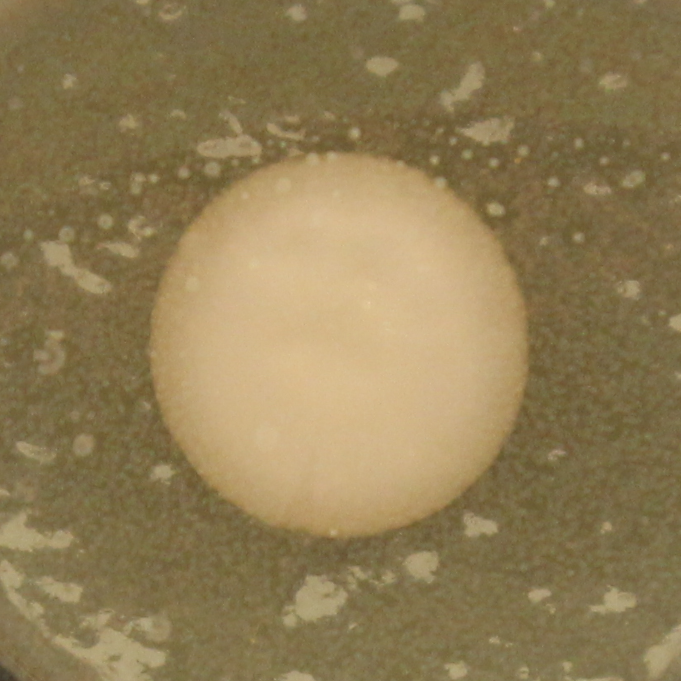
%> input picture 01_OriginalTraining/Exp11D12p24c2.tif, 681 x 681 px
$ octave --eval "result = CleanSecondSeg(rgb2gray(imread('../01_OriginalTraining/Exp11D12p24c2.tif')));"   (GNU Octave 9; MATLAB toolbox functions it lacks are replaced by stand-ins)
%> lines starting %> are read from the running program, lines starting %| are printed output that depends on the picture
function imEnd=CleanSecondSeg(im)
% this is the extracting the colony that will be used from the second
% segmentation

   % 1 is colony center
   % 2 is void
   % 3 is filament
   % 4 is star

   if sum(im,'all')==0
        imEnd=[];
        return;
   end

   % fill the center of the colony
   colcenter=im;
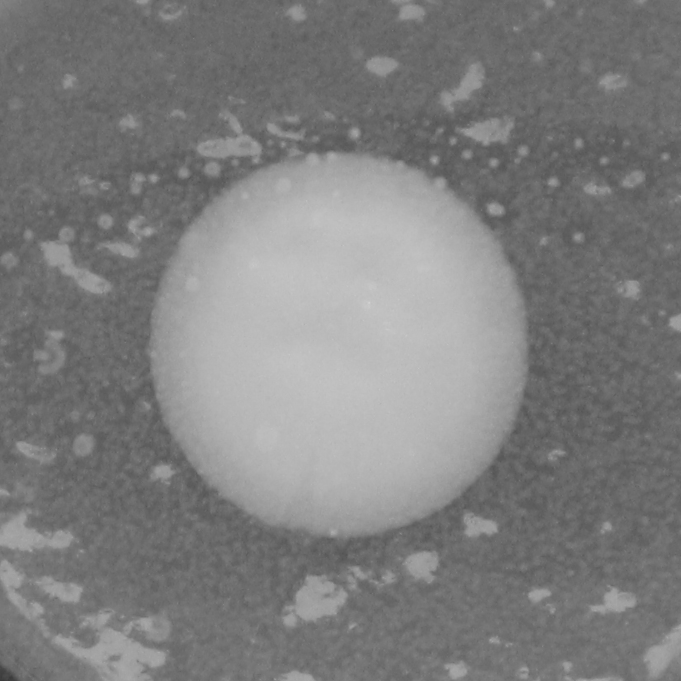
%> colcenter: size 681x681 uint8; min 58, max 210, mean 126.5
   colcenter(im~=1)=0; %only keeping the colony
%> colcenter: size 681x681 uint8; every value is 0
   colcenter2=getcenter(colcenter); % function to get center
   if isempty(colcenter2)
       imEnd=[];
       return;
   end
   im(im==1)=3; %replacing all colony by filament
   im(colcenter2==1)=1; %and put the colony back

   % in case the whole image is the colony
   if sum(im==1)>0.9*size(im,1)*size(im,2)
       im=im*0+2; %all is void
   end

   imEnd=im;
end

function imEnd=getcenter(im)
colcenter2 = imfill(im,'holes');
   colcenter21=imbinarize(colcenter2);
   colcenter22=imopen(colcenter21,strel('square',2));

   % only keep the center
   % get centroids
   labeledImage = bwlabel(colcenter22);
%> labeledImage: size 681x681 double; every value is 0

   % first, threshold
   T=regionprops(colcenter22,'Centroid','PixelIdxList','Area');
%> T = 0 regions
   %T=T([T.Area]>4000);
   ThrsIm=ismember(labeledImage,find([T.Area]>4000));


   % in case it doesn't work, look for the closest to center
      labeledImage = bwlabel(ThrsIm);
         T=regionprops(ThrsIm,'Centroid','PixelIdxList','Area');
   xy = vertcat(T.Centroid);
%> xy = []
   if isempty(xy)
       disp('no center');
       imEnd=[];
       return
   end
   x = xy(:, 1);
   y = xy(:, 2);

   % find the closest to center
   distances = sqrt((size(im,1)/2 - x) .^ 2 + (size(im,2)/2 - y) .^ 2);
   [~, I] = min(distances);

   % keep the closest
   imEnd=ismember(labeledImage,I);
%    imDil=imdilate(imCenter,strel('disk',5,8));
%     imClos=imclose(imDil,strel('disk',5,8));
%     imEnd=imfill(imClos,'holes');
end

$ run again, on 01_OriginalTraining/Exp1D10p15c1.tif
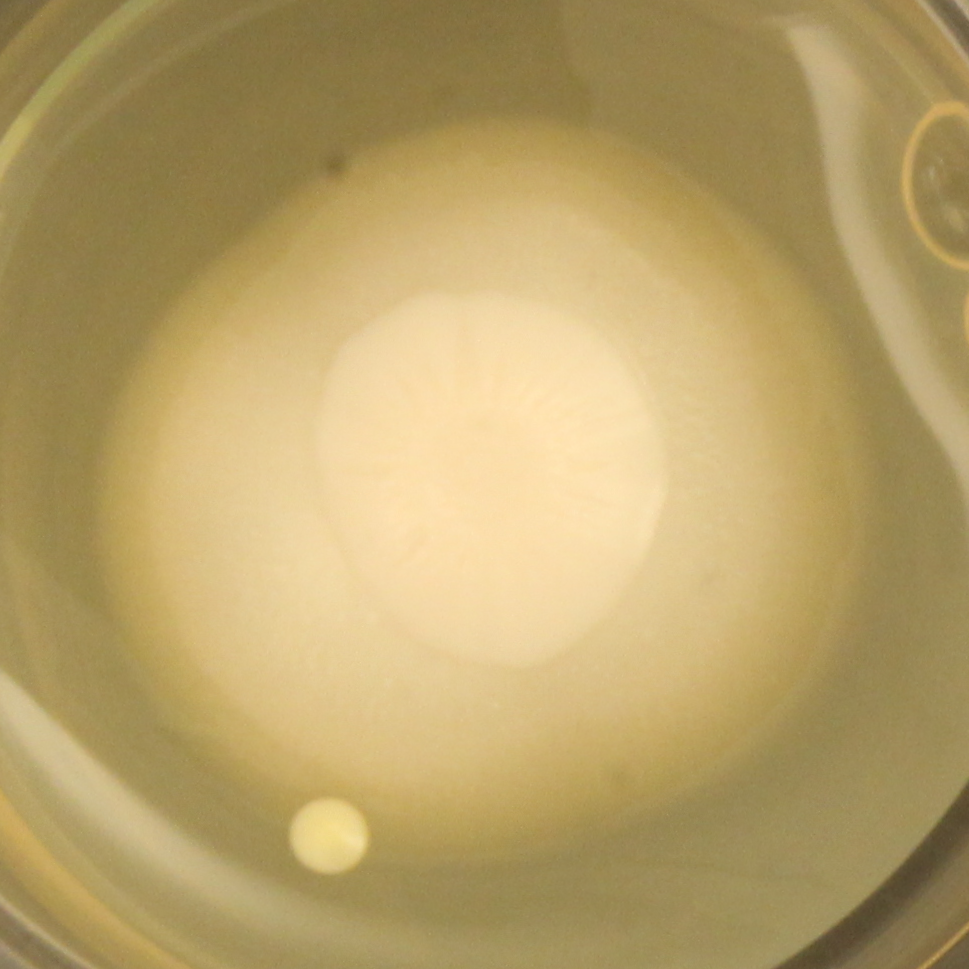
%> input picture 01_OriginalTraining/Exp1D10p15c1.tif, 969 x 969 px
%> in CleanSecondSeg, `colcenter=im;`:
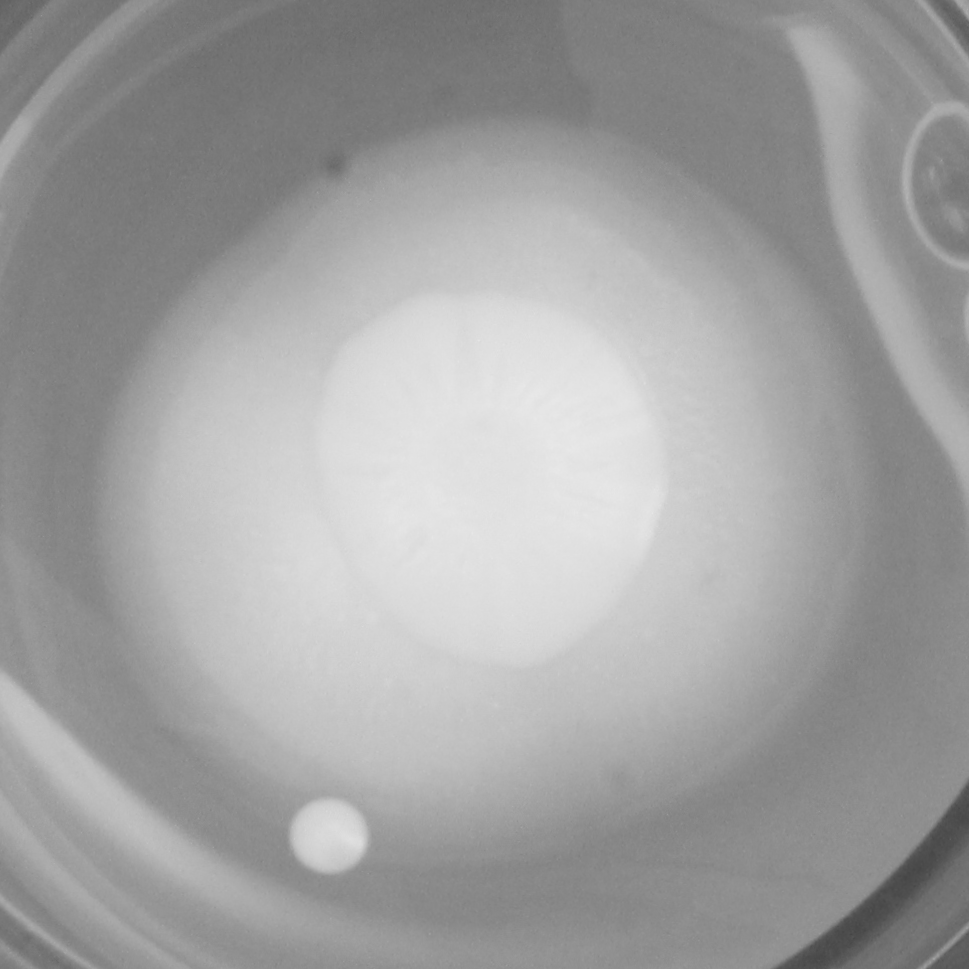
%> colcenter: size 969x969 uint8; min 69, max 232, mean 161.2
%> labeledImage: size 969x969 double; every value is 0
%> T = 0 regions
%> xy = []

$ run again, on 01_OriginalTraining/Exp1D10p18c5.tif
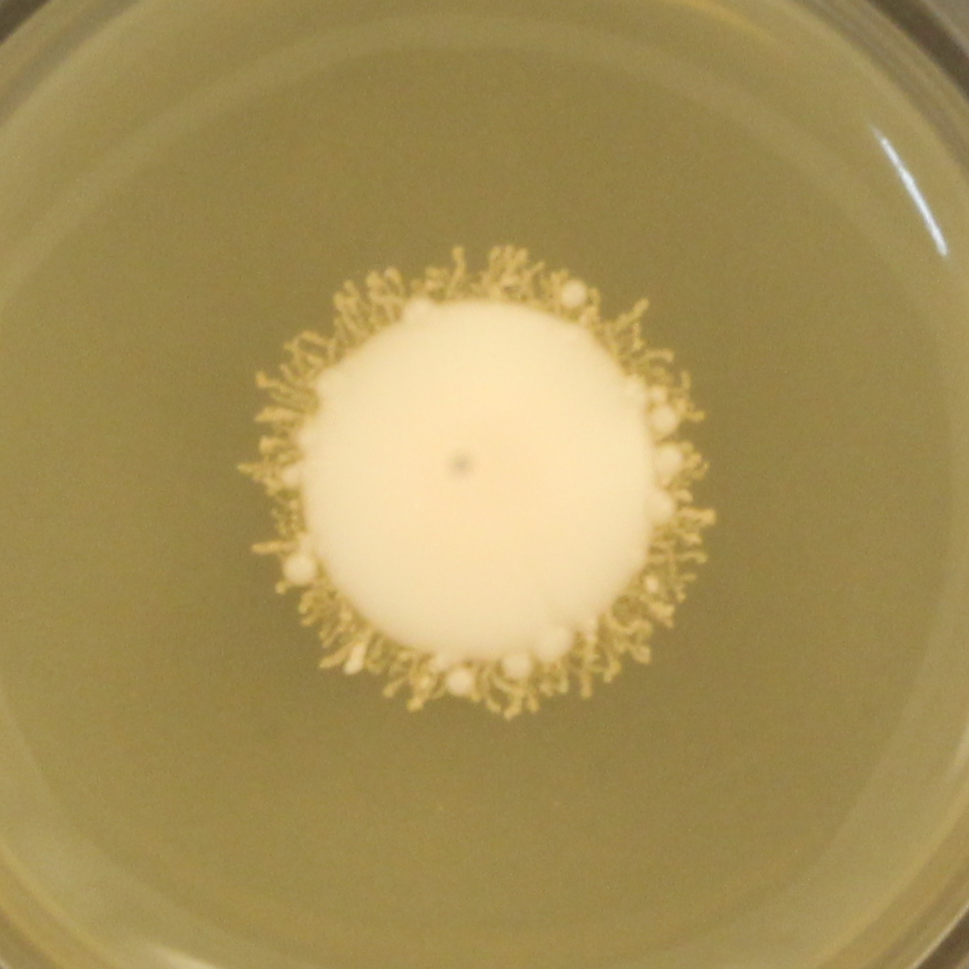
%> input picture 01_OriginalTraining/Exp1D10p18c5.tif, 969 x 969 px
%> in CleanSecondSeg, `colcenter=im;`:
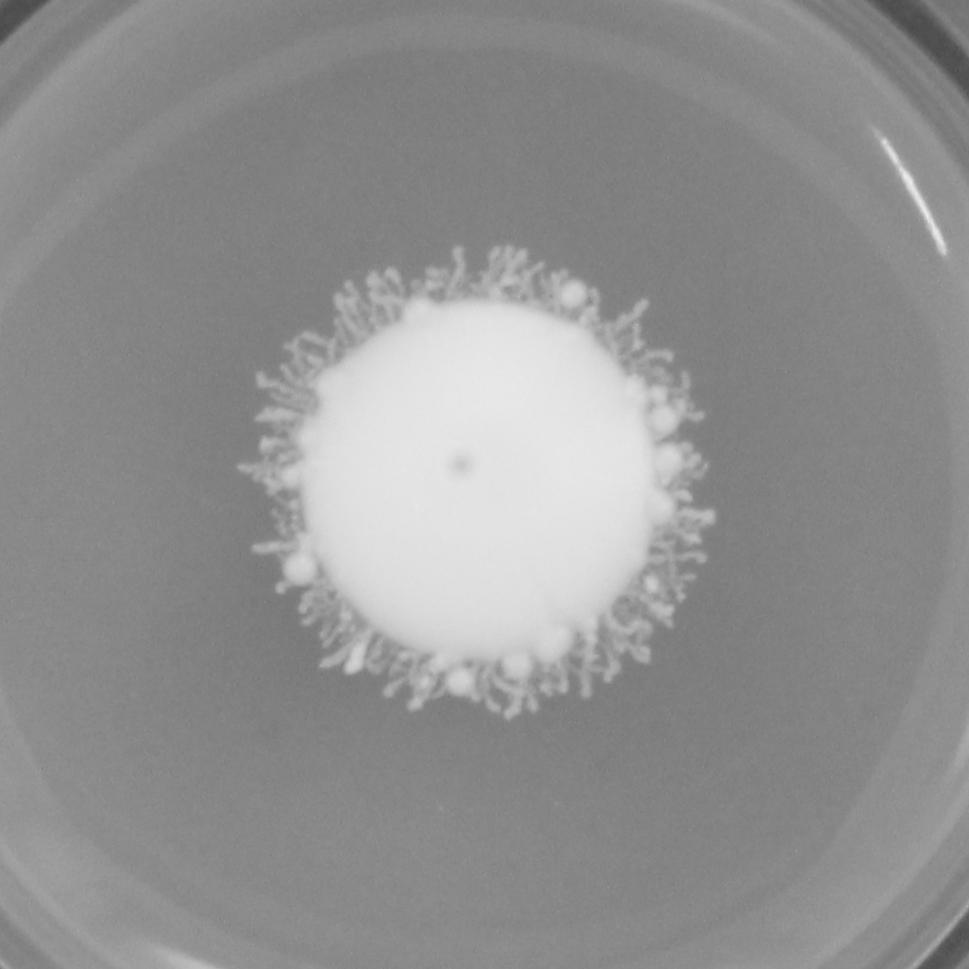
%> colcenter: size 969x969 uint8; min 73, max 235, mean 145
%> labeledImage: size 969x969 double; every value is 0
%> T = 0 regions
%> xy = []
